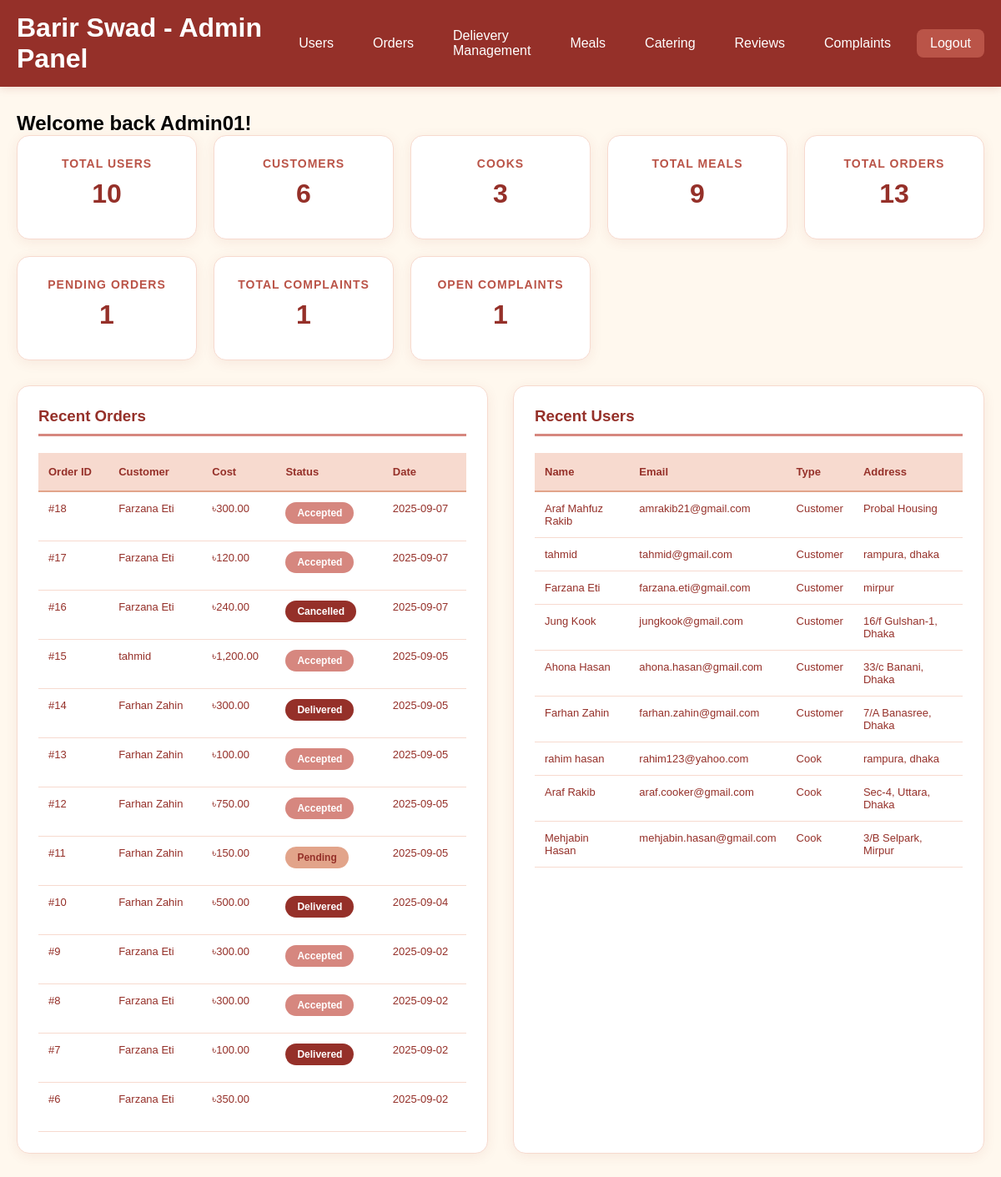
The page /admin_dash.php (signed in) on the database as committed earlier.
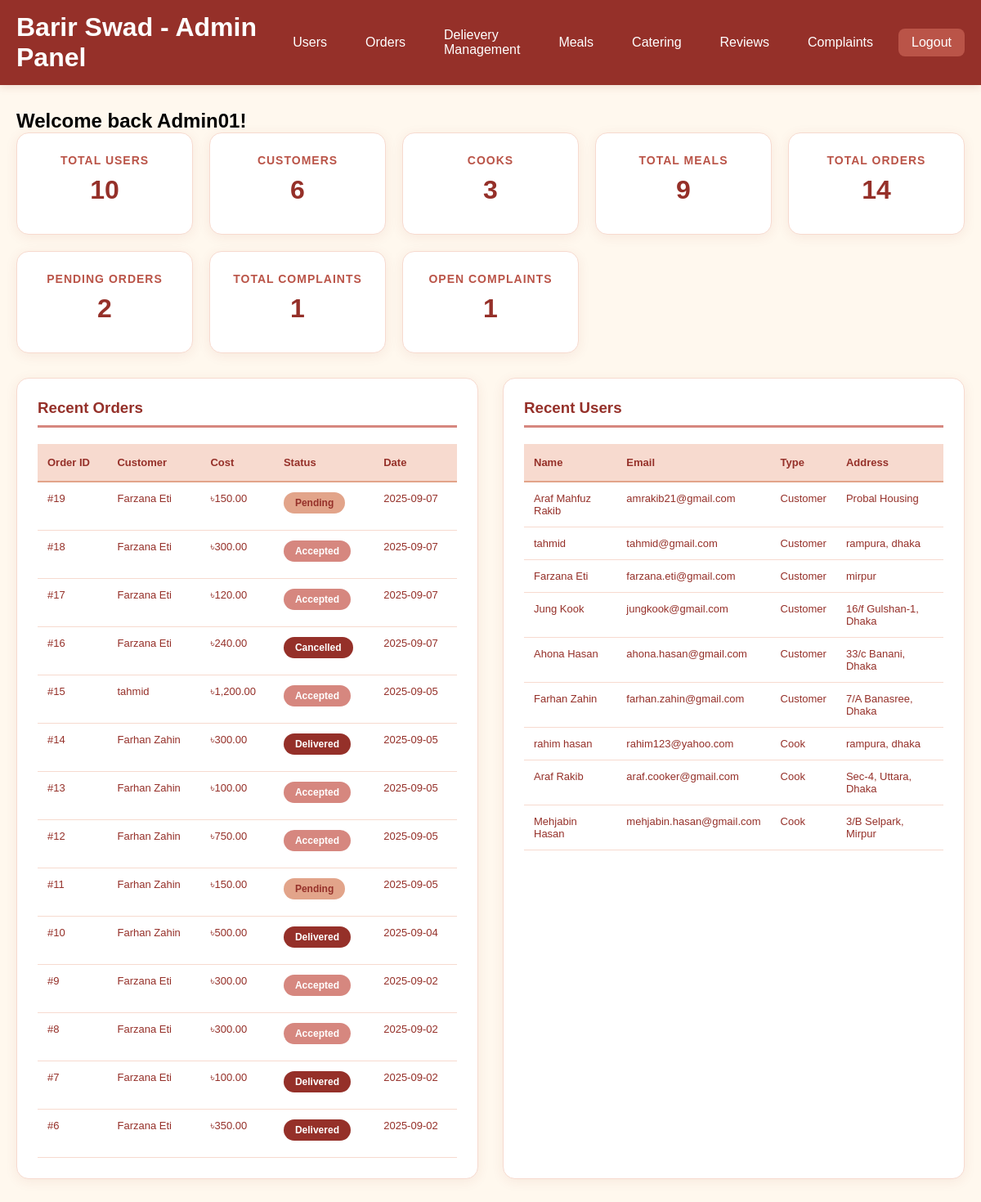
The same page on the database as committed later.
### tables this page shows
CREATE TABLE `orders` (
  `OrderID` int(11) NOT NULL,
  `Customer_ID` int(10) NOT NULL,
  `Cost` decimal(10,2) NOT NULL,
  `Status` enum('Pending','On the way','Accepted','Delivered','Cancelled') NOT NULL DEFAULT 'Pending',
  `Date` date NOT NULL
);

CREATE TABLE `user` (
  `U_ID` int(10) NOT NULL,
  `Email` varchar(50) NOT NULL,
  `Exp_Years` int(50) NOT NULL,
  `Name` varchar(100) NOT NULL,
  `Address` varchar(100) NOT NULL,
  `Type` enum('Admin','Customer','Cook','') NOT NULL DEFAULT 'Customer',
  `Password` varchar(15) NOT NULL
);

### admin_dash.php (the view, shortened to what the changed rows need)
<?php
require 'dbconnect.php';
$stats = [];
$result = $conn->query("SELECT COUNT(*) as count FROM user");
$stats['total_users'] = $result->fetch_assoc()['count'];
$result = $conn->query("SELECT COUNT(*) as count FROM user WHERE Type = 'Customer'");
$stats['total_customers'] = $result->fetch_assoc()['count'];
$result = $conn->query("SELECT COUNT(*) as count FROM user WHERE Type = 'Cook'");
$stats['total_cooks'] = $result->fetch_assoc()['count'];
$result = $conn->query("SELECT COUNT(*) as count FROM meal");
$stats['total_meals'] = $result->fetch_assoc()['count'];
$result = $conn->query("SELECT COUNT(*) as count FROM orders");
$stats['total_orders'] = $result->fetch_assoc()['count'];
$result = $conn->query("SELECT COUNT(*) as count FROM orders WHERE Status = 'Pending'");
$stats['pending_orders'] = $result->fetch_assoc()['count'];
$result = $conn->query("SELECT COUNT(*) as count FROM complaint_support");
$stats['total_complaints'] = $result->fetch_assoc()['count'];
$result = $conn->query("SELECT COUNT(*) as count FROM complaint_support WHERE Status = 'Open'");
$stats['open_complaints'] = $result->fetch_assoc()['count'];
$recent_orders = $conn->query("
    SELECT o.OrderID, u.Name as Customer, o.Cost, o.Status, o.Date
    FROM orders o
    JOIN user u ON o.Customer_ID = u.U_ID
    ORDER BY o.Date DESC
    LIMIT 50
");
$recent_users = $conn->query("
    SELECT Name, Email, Type, Address
    FROM user
    WHERE Type IN ('Customer', 'Cook')
    ORDER BY U_ID DESC
    LIMIT 50
");
?>
<!DOCTYPE html>
<html lang="en">
<head>
    <link rel="stylesheet" href="styles.css">
</head>
<body>
    <header class="admin-header">
        <div class="admin-nav">
            <h1> Barir Swad - Admin Panel</h1>
        </div>
    </header>
    <div class="container">
        <h2>Welcome back <?= htmlspecialchars($_SESSION['admin_name']) ?>! </h2>
        <div class="stats-grid">
            <div class="stat-card">
                <h3>Total Orders</h3>
                <div class="number"><?= $stats['total_orders'] ?></div>
            </div>
            <div class="stat-card">
                <h3>Pending Orders</h3>
                <div class="number"><?= $stats['pending_orders'] ?></div>
            </div>
        </div>
        <div class="dashboard-sections">
            <div class="section-card">
                <?php if ($recent_orders->num_rows > 0): ?>
                    <table class="table">
                        <thead>
                            <tr>
                                <th>Order ID</th>
                                <th>Customer</th>
                                <th>Cost</th>
                                <th>Status</th>
                                <th>Date</th>
                            </tr>
                        </thead>
                        <tbody>
                            <?php while($order = $recent_orders->fetch_assoc()): ?>
                                <tr>
                                    <td>#<?= $order['OrderID'] ?></td>
                                    <td><?= htmlspecialchars($order['Customer']) ?></td>
                                    <td>৳<?= number_format($order['Cost'], 2) ?></td>
                                    <td><span class="status <?= strtolower($order['Status']) ?>"><?= $order['Status'] ?></span></td>
                                    <td><?= $order['Date'] ?></td>
                                </tr>
                            <?php endwhile; ?>
                        </tbody>
                    </table>
                <?php else: ?>
                    <p>No orders found.</p>
                <?php endif; ?>
            </div>
            <div class="section-card">
                <?php if ($recent_users->num_rows > 0): ?>
                    <table class="table">
                        <thead>
                            <tr>
                                <th>Name</th>
                                <th>Email</th>
                                <th>Type</th>
                                <th>Address</th>
                            </tr>
                        </thead>
                        <tbody>
                            <?php while($user = $recent_users->fetch_assoc()): ?>
                                <tr>
                                    <td><?= htmlspecialchars($user['Name']) ?></td>
                                    <td><?= htmlspecialchars($user['Email']) ?></td>
                                    <td><?= $user['Type'] ?></td>
                                    <td><?= htmlspecialchars($user['Address']) ?></td>
                                </tr>
                            <?php endwhile; ?>
                        </tbody>
                    </table>
                <?php else: ?>
                    <p>No users found.</p>
                <?php endif; ?>
            </div>
        </div>
    </div>
</body>
</html>

Rows that differ between the two databases and show on the page:
added orders: OrderID "19", Customer_ID.Name "Farzana Eti", Cost "150.00", Status "Pending", Date "2025-09-07"
changed orders id 6: Status (not shown) → "Delivered"
Other text that changed with them:
$stats['total_orders']: "13" → "14"
$stats['pending_orders']: "1" → "2"
